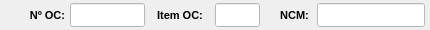
              <widget class="QWidget" name="widget_29" native="true">
               <property name="minimumSize">
                <size>
                 <width>0</width>
                 <height>0</height>
                </size>
               </property>
               <property name="maximumSize">
                <size>
                 <width>16777215</width>
                 <height>30</height>
                </size>
               </property>
               <property name="styleSheet">
                <string notr="true"/>
               </property>
               <layout class="QHBoxLayout" name="horizontalLayout_27">
                <property name="spacing">
                 <number>5</number>
                </property>
                <property name="leftMargin">
                 <number>5</number>
                </property>
                <property name="topMargin">
                 <number>3</number>
                </property>
                <property name="rightMargin">
                 <number>5</number>
                </property>
                <property name="bottomMargin">
                 <number>3</number>
                </property>
                <item>
                 <widget class="QLabel" name="label_24">
                  <property name="minimumSize">
                   <size>
                    <width>60</width>
                    <height>0</height>
                   </size>
                  </property>
                  <property name="maximumSize">
                   <size>
                    <width>60</width>
                    <height>16777215</height>
                   </size>
                  </property>
                  <property name="font">
                   <font>
                    <pointsize>8</pointsize>
                    <weight>75</weight>
                    <bold>true</bold>
                   </font>
                  </property>
                  <property name="text">
                   <string>Nº OC:</string>
                  </property>
                  <property name="alignment">
                   <set>Qt::AlignRight|Qt::AlignTrailing|Qt::AlignVCenter</set>
                  </property>
                 </widget>
                </item>
                <item>
                 <widget class="QLineEdit" name="line_NumOC">
                  <property name="sizePolicy">
                   <sizepolicy hsizetype="Preferred" vsizetype="Preferred">
                    <horstretch>0</horstretch>
                    <verstretch>0</verstretch>
                   </sizepolicy>
                  </property>
                  <property name="minimumSize">
                   <size>
                    <width>0</width>
                    <height>0</height>
                   </size>
                  </property>
                  <property name="maximumSize">
                   <size>
                    <width>75</width>
                    <height>16777215</height>
                   </size>
                  </property>
                  <property name="font">
                   <font>
                    <pointsize>8</pointsize>
                   </font>
                  </property>
                  <property name="styleSheet">
                   <string notr="true">background-color: rgb(255, 255, 255);</string>
                  </property>
                  <property name="text">
                   <string/>
                  </property>
                  <property name="alignment">
                   <set>Qt::AlignCenter</set>
                  </property>
                 </widget>
                </item>
                <item>
                 <widget class="QLabel" name="label_26">
                  <property name="minimumSize">
                   <size>
                    <width>60</width>
                    <height>0</height>
                   </size>
                  </property>
                  <property name="maximumSize">
                   <size>
                    <width>60</width>
                    <height>16777215</height>
                   </size>
                  </property>
                  <property name="font">
                   <font>
                    <pointsize>8</pointsize>
                    <weight>75</weight>
                    <bold>true</bold>
                   </font>
                  </property>
                  <property name="text">
                   <string>Item OC:</string>
                  </property>
                  <property name="alignment">
                   <set>Qt::AlignCenter</set>
                  </property>
                 </widget>
                </item>
                <item>
                 <widget class="QLineEdit" name="line_Item_Req">
                  <property name="sizePolicy">
                   <sizepolicy hsizetype="Preferred" vsizetype="Preferred">
                    <horstretch>0</horstretch>
                    <verstretch>0</verstretch>
                   </sizepolicy>
                  </property>
                  <property name="minimumSize">
                   <size>
                    <width>0</width>
                    <height>0</height>
                   </size>
                  </property>
                  <property name="maximumSize">
                   <size>
                    <width>45</width>
                    <height>16777215</height>
                   </size>
                  </property>
                  <property name="font">
                   <font>
                    <pointsize>8</pointsize>
                   </font>
                  </property>
                  <property name="styleSheet">
                   <string notr="true">background-color: rgb(255, 255, 255);</string>
                  </property>
                  <property name="alignment">
                   <set>Qt::AlignCenter</set>
                  </property>
                 </widget>
                </item>
                <item>
                 <widget class="QLabel" name="label">
                  <property name="text">
                   <string/>
                  </property>
                 </widget>
                </item>
                <item>
                 <widget class="QLabel" name="label_27">
                  <property name="minimumSize">
                   <size>
                    <width>35</width>
                    <height>0</height>
                   </size>
                  </property>
                  <property name="maximumSize">
                   <size>
                    <width>35</width>
                    <height>16777215</height>
                   </size>
                  </property>
                  <property name="font">
                   <font>
                    <pointsize>8</pointsize>
                    <weight>75</weight>
                    <bold>true</bold>
                   </font>
                  </property>
                  <property name="text">
                   <string>NCM:</string>
                  </property>
                  <property name="alignment">
                   <set>Qt::AlignCenter</set>
                  </property>
                 </widget>
                </item>
                <item>
                 <widget class="QLineEdit" name="line_NCM">
                  <property name="sizePolicy">
                   <sizepolicy hsizetype="Preferred" vsizetype="Preferred">
                    <horstretch>0</horstretch>
                    <verstretch>0</verstretch>
                   </sizepolicy>
                  </property>
                  <property name="minimumSize">
                   <size>
                    <width>0</width>
                    <height>0</height>
                   </size>
                  </property>
                  <property name="maximumSize">
                   <size>
                    <width>110</width>
                    <height>16777215</height>
                   </size>
                  </property>
                  <property name="font">
                   <font>
                    <pointsize>8</pointsize>
                   </font>
                  </property>
                  <property name="styleSheet">
                   <string notr="true">background-color: rgb(255, 255, 255);</string>
                  </property>
                  <property name="alignment">
                   <set>Qt::AlignCenter</set>
                  </property>
                 </widget>
                </item>
               </layout>
              </widget>
